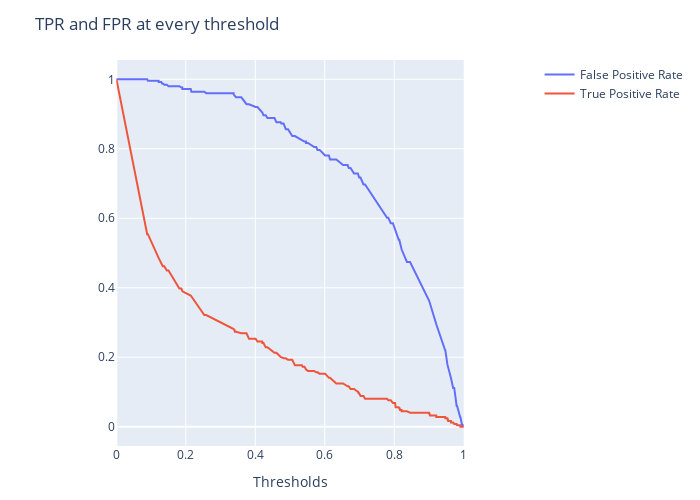

Notebook code for this chart:
### Code cell
# Evaluating model performance at various thresholds
df = DataFrame(["Thresholds" => thresholds, "False_Positive_Rate" => fpr, :"True_Positive_Rate" => tpr])

trace0 = scatter(
    df,
    x=:Thresholds,
    y=:False_Positive_Rate,
    name="False Positive Rate"
)

trace1 = scatter(
    df,
    x=:Thresholds,
    y=:True_Positive_Rate,
    name="True Positive Rate"
)

plot(
    [trace0, trace1],
    Layout(
        title="TPR and FPR at every threshold",
        width=700,
        height=500,
        xaxis=attr(
            title="Thresholds",
            range=[0, 1],
            constrain="domain"
        ),
        yaxis=attr(
            scaleanchor="x",
            scaleratio=1
        )       
    )
)
